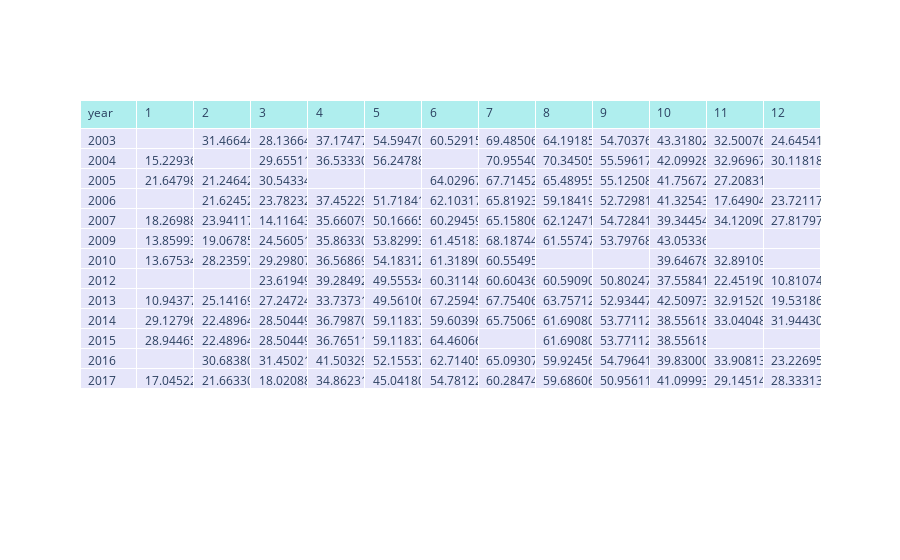

Notebook cell for this chart:
### Code cell
import plotly.graph_objects as go

fig = go.Figure(data=[go.Table(
    header=dict(values=list(['year']) + list(data_test_group_pivot.columns),
                fill_color='paleturquoise',
                align='left'),
    cells=dict(values=[data_test_group_pivot.index, 
                       data_test_group_pivot.iloc[:, :1].values,
                       data_test_group_pivot.iloc[:, 1:2].values,
                       data_test_group_pivot.iloc[:, 2:3].values,
                       data_test_group_pivot.iloc[:, 3:4].values,
                       data_test_group_pivot.iloc[:, 4:5].values,
                       data_test_group_pivot.iloc[:, 5:6].values,
                       data_test_group_pivot.iloc[:, 6:7].values,
                       data_test_group_pivot.iloc[:, 7:8].values,
                       data_test_group_pivot.iloc[:, 8:9].values,
                       data_test_group_pivot.iloc[:, 9:10].values,
                       data_test_group_pivot.iloc[:, 10:11].values,
                       data_test_group_pivot.iloc[:, 11:12].values],
               fill_color='lavender',
               align='left'))
])

fig.show()

### Figure 1 — Plotly figure (JSON) as saved in the notebook; plotly's stock layout.template omitted (floating-point values rounded to 4 significant figures; data arrays with more than 128 entries replaced by an {"elided": "..."} marker saying what was removed)
{"data": [{"cells": {"align": "left", "fill": {"color": "lavender"}, "values": {"elided": "13 rows, 169 float values in total"}}, "header": {"align": "left", "fill": {"color": "paleturquoise"}, "values": ["year", 1, 2, 3, 4, 5, 6, 7, 8, 9, 10, 11, 12]}, "type": "table"}], "layout": {}}
